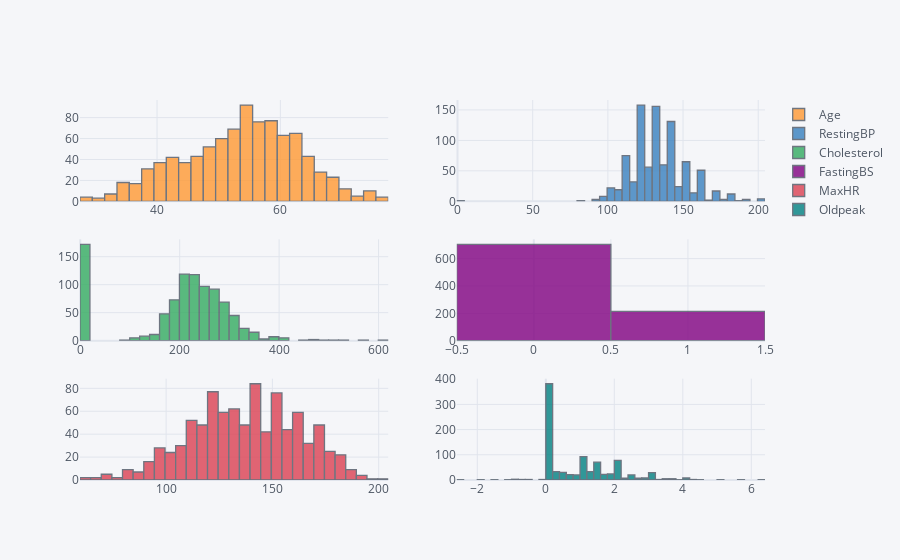

The code cell stored with this chart in its notebook:
### Markdown cell above
<a id="6.1"></a>
# <p style="background-color:#47b7ed;font-family:newtimeroman;color:#000000;font-size:120%;text-align:center;border-radius:20px 80px;">👻 Numerical EDA</p>

### Code cell
df[numeric_col].iplot(kind='histogram',subplots=True)

### Figure 1 — Plotly figure (JSON) as saved in the notebook; plotly's stock layout.template omitted (floating-point values rounded to 4 significant figures; data arrays with more than 128 entries replaced by an {"elided": "..."} marker saying what was removed)
{"data": [{"histfunc": "count", "histnorm": "", "marker": {"color": "rgba(255, 153, 51, 1.0)", "line": {"color": "#4D5663", "width": 1.3}}, "name": "Age", "opacity": 0.8, "orientation": "v", "type": "histogram", "x": {"elided": "918 int values"}, "xaxis": "x", "yaxis": "y"}, {"histfunc": "count", "histnorm": "", "marker": {"color": "rgba(55, 128, 191, 1.0)", "line": {"color": "#4D5663", "width": 1.3}}, "name": "RestingBP", "opacity": 0.8, "orientation": "v", "type": "histogram", "x": {"elided": "918 int values"}, "xaxis": "x2", "yaxis": "y2"}, {"histfunc": "count", "histnorm": "", "marker": {"color": "rgba(50, 171, 96, 1.0)", "line": {"color": "#4D5663", "width": 1.3}}, "name": "Cholesterol", "opacity": 0.8, "orientation": "v", "type": "histogram", "x": {"elided": "918 int values"}, "xaxis": "x3", "yaxis": "y3"}, {"histfunc": "count", "histnorm": "", "marker": {"color": "rgba(128, 0, 128, 1.0)", "line": {"color": "#4D5663", "width": 1.3}}, "name": "FastingBS", "opacity": 0.8, "orientation": "v", "type": "histogram", "x": {"elided": "918 int values"}, "xaxis": "x4", "yaxis": "y4"}, {"histfunc": "count", "histnorm": "", "marker": {"color": "rgba(219, 64, 82, 1.0)", "line": {"color": "#4D5663", "width": 1.3}}, "name": "MaxHR", "opacity": 0.8, "orientation": "v", "type": "histogram", "x": {"elided": "918 int values"}, "xaxis": "x5", "yaxis": "y5"}, {"histfunc": "count", "histnorm": "", "marker": {"color": "rgba(0, 128, 128, 1.0)", "line": {"color": "#4D5663", "width": 1.3}}, "name": "Oldpeak", "opacity": 0.8, "orientation": "v", "type": "histogram", "x": {"elided": "918 float values"}, "xaxis": "x6", "yaxis": "y6"}], "layout": {"barmode": "overlay", "legend": {"bgcolor": "#F5F6F9", "font": {"color": "#4D5663"}}, "paper_bgcolor": "#F5F6F9", "plot_bgcolor": "#F5F6F9", "title": {"font": {"color": "#4D5663"}}, "xaxis": {"anchor": "y", "domain": [0, 0.45], "gridcolor": "#E1E5ED", "showgrid": true, "tickfont": {"color": "#4D5663"}, "title": {"font": {"color": "#4D5663"}, "text": ""}, "zerolinecolor": "#E1E5ED"}, "xaxis2": {"anchor": "y2", "domain": [0.55, 1], "gridcolor": "#E1E5ED", "showgrid": true, "tickfont": {"color": "#4D5663"}, "title": {"font": {"color": "#4D5663"}, "text": ""}, "zerolinecolor": "#E1E5ED"}, "xaxis3": {"anchor": "y3", "domain": [0, 0.45], "gridcolor": "#E1E5ED", "showgrid": true, "tickfont": {"color": "#4D5663"}, "title": {"font": {"color": "#4D5663"}, "text": ""}, "zerolinecolor": "#E1E5ED"}, "xaxis4": {"anchor": "y4", "domain": [0.55, 1], "gridcolor": "#E1E5ED", "showgrid": true, "tickfont": {"color": "#4D5663"}, "title": {"font": {"color": "#4D5663"}, "text": ""}, "zerolinecolor": "#E1E5ED"}, "xaxis5": {"anchor": "y5", "domain": [0, 0.45], "gridcolor": "#E1E5ED", "showgrid": true, "tickfont": {"color": "#4D5663"}, "title": {"font": {"color": "#4D5663"}, "text": ""}, "zerolinecolor": "#E1E5ED"}, "xaxis6": {"anchor": "y6", "domain": [0.55, 1], "gridcolor": "#E1E5ED", "showgrid": true, "tickfont": {"color": "#4D5663"}, "title": {"font": {"color": "#4D5663"}, "text": ""}, "zerolinecolor": "#E1E5ED"}, "yaxis": {"anchor": "x", "domain": [0.7333, 1], "gridcolor": "#E1E5ED", "showgrid": true, "tickfont": {"color": "#4D5663"}, "title": {"font": {"color": "#4D5663"}, "text": ""}, "zerolinecolor": "#E1E5ED"}, "yaxis2": {"anchor": "x2", "domain": [0.7333, 1], "gridcolor": "#E1E5ED", "showgrid": true, "tickfont": {"color": "#4D5663"}, "title": {"font": {"color": "#4D5663"}, "text": ""}, "zerolinecolor": "#E1E5ED"}, "yaxis3": {"anchor": "x3", "domain": [0.3667, 0.6333], "gridcolor": "#E1E5ED", "showgrid": true, "tickfont": {"color": "#4D5663"}, "title": {"font": {"color": "#4D5663"}, "text": ""}, "zerolinecolor": "#E1E5ED"}, "yaxis4": {"anchor": "x4", "domain": [0.3667, 0.6333], "gridcolor": "#E1E5ED", "showgrid": true, "tickfont": {"color": "#4D5663"}, "title": {"font": {"color": "#4D5663"}, "text": ""}, "zerolinecolor": "#E1E5ED"}, "yaxis5": {"anchor": "x5", "domain": [0, 0.2667], "gridcolor": "#E1E5ED", "showgrid": true, "tickfont": {"color": "#4D5663"}, "title": {"font": {"color": "#4D5663"}, "text": ""}, "zerolinecolor": "#E1E5ED"}, "yaxis6": {"anchor": "x6", "domain": [0, 0.2667], "gridcolor": "#E1E5ED", "showgrid": true, "tickfont": {"color": "#4D5663"}, "title": {"font": {"color": "#4D5663"}, "text": ""}, "zerolinecolor": "#E1E5ED"}}}
